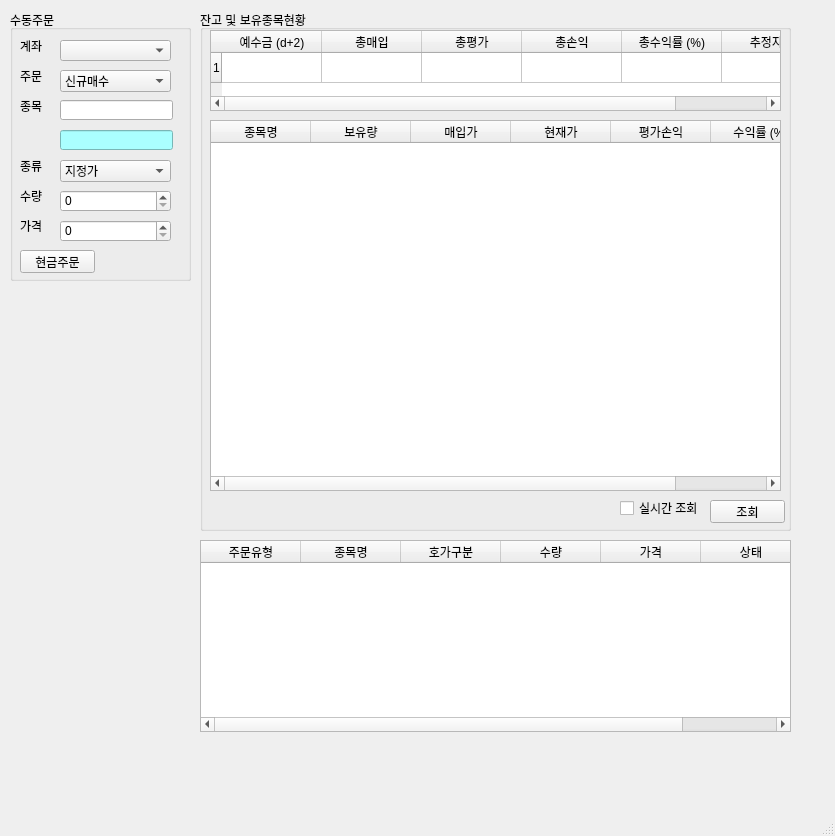
<?xml version="1.0" encoding="UTF-8"?>
<ui version="4.0">
 <class>MainWindow</class>
 <widget class="QMainWindow" name="MainWindow">
  <property name="geometry">
   <rect>
    <x>0</x>
    <y>0</y>
    <width>835</width>
    <height>836</height>
   </rect>
  </property>
  <property name="windowTitle">
   <string>PyTrader v0.4</string>
  </property>
  <widget class="QWidget" name="centralwidget">
   <widget class="QGroupBox" name="groupBox">
    <property name="geometry">
     <rect>
      <x>10</x>
      <y>10</y>
      <width>181</width>
      <height>271</height>
     </rect>
    </property>
    <property name="title">
     <string>수동주문</string>
    </property>
    <widget class="QLabel" name="label">
     <property name="geometry">
      <rect>
       <x>10</x>
       <y>30</y>
       <width>56</width>
       <height>12</height>
      </rect>
     </property>
     <property name="text">
      <string>계좌</string>
     </property>
    </widget>
    <widget class="QLabel" name="label_2">
     <property name="geometry">
      <rect>
       <x>10</x>
       <y>60</y>
       <width>56</width>
       <height>12</height>
      </rect>
     </property>
     <property name="text">
      <string>주문</string>
     </property>
    </widget>
    <widget class="QLabel" name="label_3">
     <property name="geometry">
      <rect>
       <x>10</x>
       <y>90</y>
       <width>56</width>
       <height>12</height>
      </rect>
     </property>
     <property name="text">
      <string>종목</string>
     </property>
    </widget>
    <widget class="QLabel" name="label_4">
     <property name="geometry">
      <rect>
       <x>10</x>
       <y>150</y>
       <width>56</width>
       <height>12</height>
      </rect>
     </property>
     <property name="text">
      <string>종류</string>
     </property>
    </widget>
    <widget class="QLabel" name="label_5">
     <property name="geometry">
      <rect>
       <x>10</x>
       <y>180</y>
       <width>56</width>
       <height>12</height>
      </rect>
     </property>
     <property name="text">
      <string>수량</string>
     </property>
    </widget>
    <widget class="QLabel" name="label_6">
     <property name="geometry">
      <rect>
       <x>10</x>
       <y>210</y>
       <width>56</width>
       <height>12</height>
      </rect>
     </property>
     <property name="text">
      <string>가격</string>
     </property>
    </widget>
    <widget class="QComboBox" name="comboBox">
     <property name="geometry">
      <rect>
       <x>50</x>
       <y>30</y>
       <width>111</width>
       <height>21</height>
      </rect>
     </property>
    </widget>
    <widget class="QComboBox" name="comboBox_2">
     <property name="geometry">
      <rect>
       <x>50</x>
       <y>60</y>
       <width>111</width>
       <height>22</height>
      </rect>
     </property>
     <item>
      <property name="text">
       <string>신규매수</string>
      </property>
     </item>
     <item>
      <property name="text">
       <string>신규매도</string>
      </property>
     </item>
     <item>
      <property name="text">
       <string>매수취소</string>
      </property>
     </item>
     <item>
      <property name="text">
       <string>매도취소</string>
      </property>
     </item>
    </widget>
    <widget class="QComboBox" name="comboBox_3">
     <property name="geometry">
      <rect>
       <x>50</x>
       <y>150</y>
       <width>111</width>
       <height>22</height>
      </rect>
     </property>
     <item>
      <property name="text">
       <string>지정가</string>
      </property>
     </item>
     <item>
      <property name="text">
       <string>시장가</string>
      </property>
     </item>
    </widget>
    <widget class="QLineEdit" name="lineEdit">
     <property name="geometry">
      <rect>
       <x>50</x>
       <y>90</y>
       <width>113</width>
       <height>20</height>
      </rect>
     </property>
    </widget>
    <widget class="QLineEdit" name="lineEdit_2">
     <property name="geometry">
      <rect>
       <x>50</x>
       <y>120</y>
       <width>113</width>
       <height>20</height>
      </rect>
     </property>
     <property name="styleSheet">
      <string notr="true">background-color: rgb(170, 255, 255);</string>
     </property>
    </widget>
    <widget class="QSpinBox" name="spinBox">
     <property name="geometry">
      <rect>
       <x>50</x>
       <y>180</y>
       <width>111</width>
       <height>22</height>
      </rect>
     </property>
     <property name="maximum">
      <number>1000</number>
     </property>
    </widget>
    <widget class="QSpinBox" name="spinBox_2">
     <property name="geometry">
      <rect>
       <x>50</x>
       <y>210</y>
       <width>111</width>
       <height>22</height>
      </rect>
     </property>
     <property name="maximum">
      <number>1000000</number>
     </property>
     <property name="singleStep">
      <number>50</number>
     </property>
    </widget>
    <widget class="QPushButton" name="pushButton">
     <property name="geometry">
      <rect>
       <x>10</x>
       <y>240</y>
       <width>75</width>
       <height>23</height>
      </rect>
     </property>
     <property name="text">
      <string>현금주문</string>
     </property>
    </widget>
   </widget>
   <widget class="QGroupBox" name="groupBox_2">
    <property name="geometry">
     <rect>
      <x>200</x>
      <y>10</y>
      <width>591</width>
      <height>521</height>
     </rect>
    </property>
    <property name="title">
     <string>잔고 및 보유종목현황</string>
    </property>
    <widget class="QTableWidget" name="tableWidget">
     <property name="geometry">
      <rect>
       <x>10</x>
       <y>20</y>
       <width>571</width>
       <height>81</height>
      </rect>
     </property>
     <property name="rowCount">
      <number>1</number>
     </property>
     <row/>
     <column>
      <property name="text">
       <string>예수금 (d+2)</string>
      </property>
     </column>
     <column>
      <property name="text">
       <string>총매입</string>
      </property>
     </column>
     <column>
      <property name="text">
       <string>총평가</string>
      </property>
     </column>
     <column>
      <property name="text">
       <string>총손익</string>
      </property>
     </column>
     <column>
      <property name="text">
       <string>총수익률 (%)</string>
      </property>
     </column>
     <column>
      <property name="text">
       <string>추정자산</string>
      </property>
     </column>
    </widget>
    <widget class="QTableWidget" name="tableWidget_2">
     <property name="geometry">
      <rect>
       <x>10</x>
       <y>110</y>
       <width>571</width>
       <height>371</height>
      </rect>
     </property>
     <column>
      <property name="text">
       <string>종목명</string>
      </property>
     </column>
     <column>
      <property name="text">
       <string>보유량</string>
      </property>
     </column>
     <column>
      <property name="text">
       <string>매입가</string>
      </property>
     </column>
     <column>
      <property name="text">
       <string>현재가</string>
      </property>
     </column>
     <column>
      <property name="text">
       <string>평가손익</string>
      </property>
     </column>
     <column>
      <property name="text">
       <string>수익률 (%)</string>
      </property>
     </column>
    </widget>
    <widget class="QCheckBox" name="checkBox">
     <property name="geometry">
      <rect>
       <x>420</x>
       <y>490</y>
       <width>81</width>
       <height>16</height>
      </rect>
     </property>
     <property name="text">
      <string>실시간 조회</string>
     </property>
    </widget>
    <widget class="QPushButton" name="pushButton_2">
     <property name="geometry">
      <rect>
       <x>510</x>
       <y>490</y>
       <width>75</width>
       <height>23</height>
      </rect>
     </property>
     <property name="text">
      <string>조회</string>
     </property>
    </widget>
   </widget>
   <widget class="QTableWidget" name="tableWidget_3">
    <property name="geometry">
     <rect>
      <x>200</x>
      <y>540</y>
      <width>591</width>
      <height>192</height>
     </rect>
    </property>
    <column>
     <property name="text">
      <string>주문유형</string>
     </property>
    </column>
    <column>
     <property name="text">
      <string>종목명</string>
     </property>
    </column>
    <column>
     <property name="text">
      <string>호가구분</string>
     </property>
    </column>
    <column>
     <property name="text">
      <string>수량</string>
     </property>
    </column>
    <column>
     <property name="text">
      <string>가격</string>
     </property>
    </column>
    <column>
     <property name="text">
      <string>상태</string>
     </property>
    </column>
   </widget>
  </widget>
  <widget class="QMenuBar" name="menubar">
   <property name="geometry">
    <rect>
     <x>0</x>
     <y>0</y>
     <width>835</width>
     <height>21</height>
    </rect>
   </property>
  </widget>
  <widget class="QStatusBar" name="statusbar"/>
 </widget>
 <resources/>
 <connections/>
</ui>
